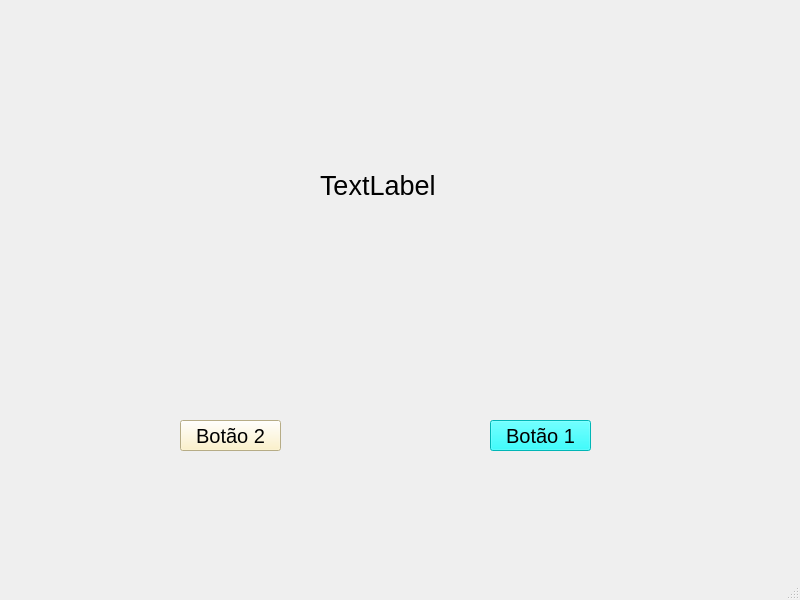
<?xml version="1.0" encoding="UTF-8"?>
<ui version="4.0">
 <class>MainWindow</class>
 <widget class="QMainWindow" name="MainWindow">
  <property name="geometry">
   <rect>
    <x>0</x>
    <y>0</y>
    <width>800</width>
    <height>600</height>
   </rect>
  </property>
  <property name="windowTitle">
   <string>MainWindow</string>
  </property>
  <widget class="QWidget" name="centralwidget">
   <widget class="QPushButton" name="Botao1">
    <property name="geometry">
     <rect>
      <x>490</x>
      <y>420</y>
      <width>101</width>
      <height>31</height>
     </rect>
    </property>
    <property name="font">
     <font>
      <pointsize>15</pointsize>
     </font>
    </property>
    <property name="autoFillBackground">
     <bool>false</bool>
    </property>
    <property name="styleSheet">
     <string notr="true">background-color: rgb(0, 255, 255);</string>
    </property>
    <property name="text">
     <string>Botão 1</string>
    </property>
    <property name="iconSize">
     <size>
      <width>20</width>
      <height>20</height>
     </size>
    </property>
   </widget>
   <widget class="QPushButton" name="Botao2">
    <property name="geometry">
     <rect>
      <x>180</x>
      <y>420</y>
      <width>101</width>
      <height>31</height>
     </rect>
    </property>
    <property name="font">
     <font>
      <pointsize>15</pointsize>
     </font>
    </property>
    <property name="autoFillBackground">
     <bool>false</bool>
    </property>
    <property name="styleSheet">
     <string notr="true">background-color: rgb(255, 241, 188);</string>
    </property>
    <property name="text">
     <string>Botão 2</string>
    </property>
    <property name="iconSize">
     <size>
      <width>20</width>
      <height>20</height>
     </size>
    </property>
   </widget>
   <widget class="QLabel" name="label">
    <property name="geometry">
     <rect>
      <x>320</x>
      <y>170</y>
      <width>121</width>
      <height>31</height>
     </rect>
    </property>
    <property name="font">
     <font>
      <pointsize>20</pointsize>
     </font>
    </property>
    <property name="text">
     <string>TextLabel</string>
    </property>
   </widget>
  </widget>
  <widget class="QMenuBar" name="menubar">
   <property name="geometry">
    <rect>
     <x>0</x>
     <y>0</y>
     <width>800</width>
     <height>21</height>
    </rect>
   </property>
  </widget>
  <widget class="QStatusBar" name="statusbar"/>
 </widget>
 <resources/>
 <connections/>
</ui>
